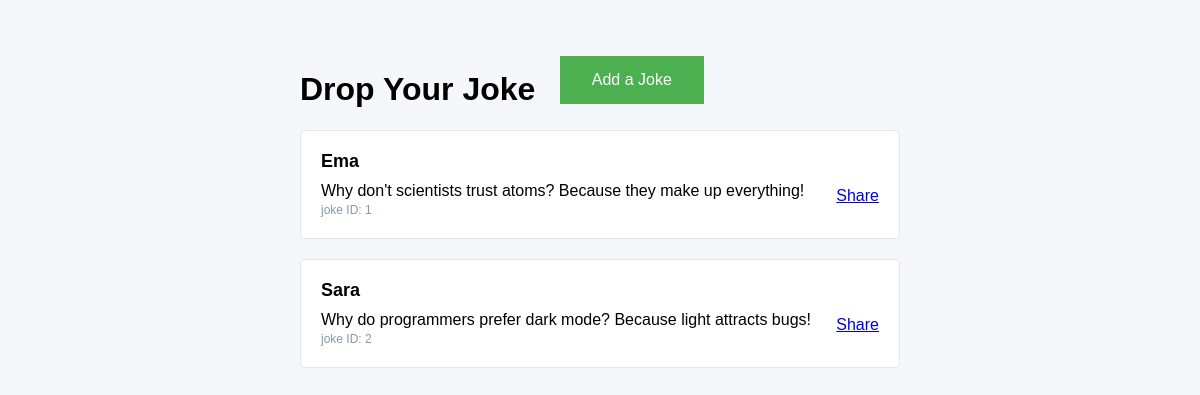
Before: / with the older database file.
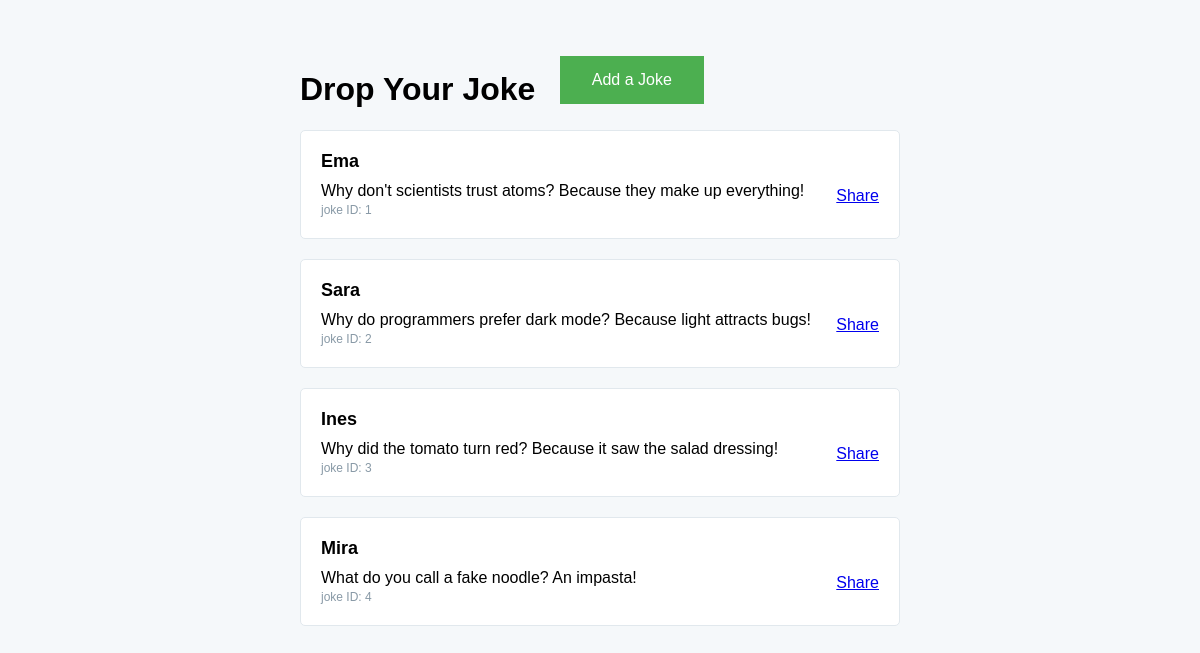
After: the same page with the newer database file.
### Myapp/models.py (models this page shows, shortened)
class Post(models.Model):
    content = models.TextField(validators=[MinLengthValidator(10), MaxLengthValidator(120)])
    name = models.CharField(max_length=20)
    id = models.AutoField(primary_key=True)
    def get_absolute_url(self):
        return reverse('joke', args=[str(self.id)])

### Myapp/views.py (the view)
# urls.py: path('',homepage , name='homepage'),
def homepage(request):
    posts =Post.objects.all()
    context = { 'posts':posts}
    return render(request, 'Myapp/homepage.html',context)

### Myapp/Templates/Myapp/homepage.html (shortened to what this page needs)
<!DOCTYPE html>
<html>
<head>
</head>
<body>
	<div class="container">
		<h1> Drop Your Joke</h1>
		<a href="{% url 'addjoke' %}" class="button">Add a Joke </a>
		{% for post in posts %}
		<div class="post" id="post{{ post.id }}">
			<h2>{{ post.name }}</h2>
			<a  class="share-link" href="{{ post.get_absolute_url }}">Share  <a/>
			<p>{{ post.content }}</p>
			<span>joke ID: {{ post.id }}</span>
		</div>
		{% endfor %}
	</div>
</body>
</html>

### Myapp/Templates/Myapp/homepage.html (style rules this page uses)
body { background-color: #f5f8fa; font-family: Arial, sans-serif; }
.container { margin: 50px auto; max-width: 600px; }
.post { background-color: #ffffff; border: 1px solid #e1e8ed; border-radius: 5px; margin-bottom: 20px; padding: 20px; }
.post h2 { font-size: 18px; font-weight: bold; margin-top: 0; margin-bottom: 10px; }
.post p { font-size: 16px; margin-top: 0; margin-bottom: 0; }
.post span { font-size: 12px; color: #8899a6; margin-right: 10px; }
h1, .button { display: inline-block; vertical-align: middle; }
h1 { margin-right: 20px; }
.button { background-color: #4CAF50; border: none; color: white; padding: 15px 32px; text-align: center; text-decoration: none; display: inline-block; font-size: 16px; cursor: pointer; margin-bottom: 20px; }
.post { margin-bottom: 20px; }
.share-link { display: inline; float: right; margin-top: 5px; }

Changed rows visible on the page:
added Post: name "Ines", content "Why did the tomato turn red? Because it saw the salad dressing!", id "3"
added Post: name "Mira", content "What do you call a fake noodle? An impasta!", id "4"
